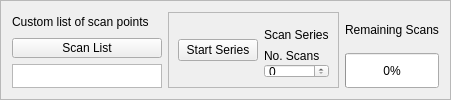
           <widget class="QFrame" name="frame_10">
            <property name="sizePolicy">
             <sizepolicy hsizetype="Minimum" vsizetype="Minimum">
              <horstretch>0</horstretch>
              <verstretch>0</verstretch>
             </sizepolicy>
            </property>
            <property name="minimumSize">
             <size>
              <width>400</width>
              <height>100</height>
             </size>
            </property>
            <property name="maximumSize">
             <size>
              <width>800</width>
              <height>80</height>
             </size>
            </property>
            <property name="frameShape">
             <enum>QFrame::StyledPanel</enum>
            </property>
            <property name="frameShadow">
             <enum>QFrame::Sunken</enum>
            </property>
            <layout class="QHBoxLayout" name="horizontalLayout_5">
             <item>
              <layout class="QHBoxLayout" name="horizontalLayout_10">
               <item>
                <layout class="QVBoxLayout" name="verticalLayout_3">
                 <item>
                  <widget class="QLabel" name="label_17">
                   <property name="sizePolicy">
                    <sizepolicy hsizetype="Minimum" vsizetype="Minimum">
                     <horstretch>0</horstretch>
                     <verstretch>0</verstretch>
                    </sizepolicy>
                   </property>
                   <property name="minimumSize">
                    <size>
                     <width>140</width>
                     <height>20</height>
                    </size>
                   </property>
                   <property name="maximumSize">
                    <size>
                     <width>150</width>
                     <height>50</height>
                    </size>
                   </property>
                   <property name="text">
                    <string>Custom list of scan points</string>
                   </property>
                  </widget>
                 </item>
                 <item>
                  <widget class="QPushButton" name="ScanListStartButton">
                   <property name="sizePolicy">
                    <sizepolicy hsizetype="Minimum" vsizetype="Minimum">
                     <horstretch>0</horstretch>
                     <verstretch>0</verstretch>
                    </sizepolicy>
                   </property>
                   <property name="minimumSize">
                    <size>
                     <width>140</width>
                     <height>20</height>
                    </size>
                   </property>
                   <property name="maximumSize">
                    <size>
                     <width>150</width>
                     <height>50</height>
                    </size>
                   </property>
                   <property name="text">
                    <string>Scan List</string>
                   </property>
                  </widget>
                 </item>
                 <item>
                  <widget class="QTextEdit" name="textEdit">
                   <property name="sizePolicy">
                    <sizepolicy hsizetype="Minimum" vsizetype="Minimum">
                     <horstretch>0</horstretch>
                     <verstretch>0</verstretch>
                    </sizepolicy>
                   </property>
                   <property name="minimumSize">
                    <size>
                     <width>140</width>
                     <height>0</height>
                    </size>
                   </property>
                   <property name="maximumSize">
                    <size>
                     <width>150</width>
                     <height>16777215</height>
                    </size>
                   </property>
                  </widget>
                 </item>
                </layout>
               </item>
               <item>
                <widget class="QFrame" name="frame_13">
                 <property name="frameShape">
                  <enum>QFrame::StyledPanel</enum>
                 </property>
                 <property name="frameShadow">
                  <enum>QFrame::Raised</enum>
                 </property>
                 <layout class="QVBoxLayout" name="verticalLayout_40">
                  <item>
                   <layout class="QHBoxLayout" name="horizontalLayout_11">
                    <item>
                     <widget class="QPushButton" name="ScanSeriesStartButton">
                      <property name="text">
                       <string>Start Series</string>
                      </property>
                     </widget>
                    </item>
                    <item>
                     <layout class="QVBoxLayout" name="verticalLayout_10">
                      <item>
                       <widget class="QLabel" name="ScanSeriesLabel">
                        <property name="sizePolicy">
                         <sizepolicy hsizetype="Minimum" vsizetype="Minimum">
                          <horstretch>0</horstretch>
                          <verstretch>0</verstretch>
                         </sizepolicy>
                        </property>
                        <property name="minimumSize">
                         <size>
                          <width>0</width>
                          <height>25</height>
                         </size>
                        </property>
                        <property name="maximumSize">
                         <size>
                          <width>16777215</width>
                          <height>30</height>
                         </size>
                        </property>
                        <property name="text">
                         <string>Scan Series</string>
                        </property>
                       </widget>
                      </item>
                      <item>
                       <widget class="QLabel" name="ScanSeriesNumberLabel">
                        <property name="sizePolicy">
                         <sizepolicy hsizetype="Minimum" vsizetype="Minimum">
                          <horstretch>0</horstretch>
                          <verstretch>0</verstretch>
                         </sizepolicy>
                        </property>
                        <property name="minimumSize">
                         <size>
                          <width>0</width>
                          <height>25</height>
                         </size>
                        </property>
                        <property name="maximumSize">
                         <size>
                          <width>16777215</width>
                          <height>30</height>
                         </size>
                        </property>
                        <property name="text">
                         <string>No. Scans</string>
                        </property>
                       </widget>
                      </item>
                      <item>
                       <widget class="QSpinBox" name="ScanSeriesBox"/>
                      </item>
                     </layout>
                    </item>
                   </layout>
                  </item>
                 </layout>
                </widget>
               </item>
               <item>
                <layout class="QVBoxLayout" name="verticalLayout_13">
                 <item>
                  <widget class="QLabel" name="ScanSceriesLeftLabel">
                   <property name="text">
                    <string>Remaining Scans</string>
                   </property>
                  </widget>
                 </item>
                 <item>
                  <widget class="QProgressBar" name="ScanSeriesProgressBar">
                   <property name="sizePolicy">
                    <sizepolicy hsizetype="Minimum" vsizetype="Minimum">
                     <horstretch>0</horstretch>
                     <verstretch>0</verstretch>
                    </sizepolicy>
                   </property>
                   <property name="minimumSize">
                    <size>
                     <width>40</width>
                     <height>0</height>
                    </size>
                   </property>
                   <property name="maximumSize">
                    <size>
                     <width>200</width>
                     <height>16777215</height>
                    </size>
                   </property>
                   <property name="value">
                    <number>0</number>
                   </property>
                  </widget>
                 </item>
                </layout>
               </item>
              </layout>
             </item>
            </layout>
           </widget>
